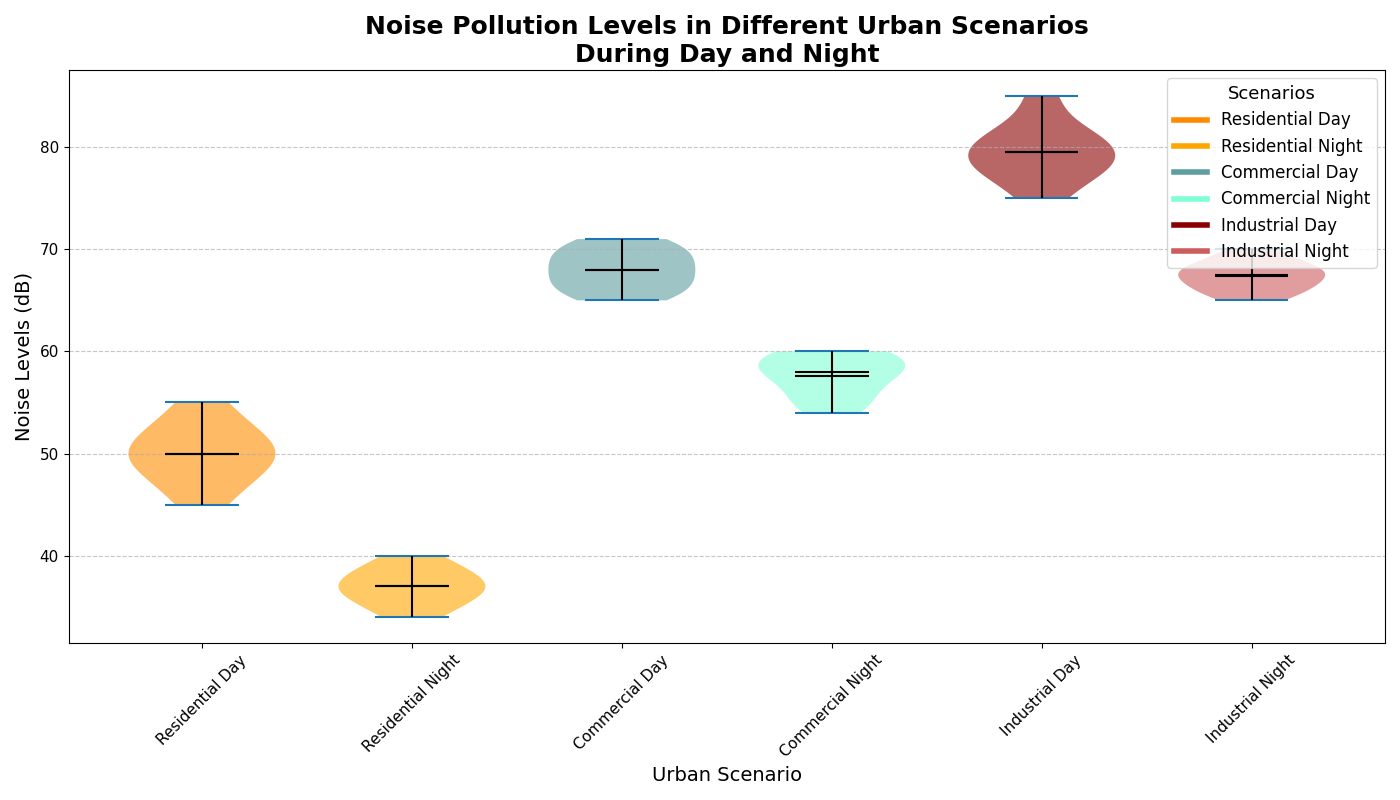

Recreate this plot in Python.
import matplotlib.pyplot as plt
import numpy as np

# Backstory: Investigating the Noise Pollution Levels in Different Urban Scenarios
# This study was conducted to analyze noise pollution levels in various urban settings such as residential, commercial, and industrial areas, 
# during both day and night times.

# Data: Average Noise Levels in Decibels (dB) for Residential, Commercial, and Industrial areas during Day and Night
residential_day = np.array([45, 50, 55, 47, 52, 53, 48, 50, 51, 49])
residential_night = np.array([35, 38, 40, 36, 39, 37, 34, 36, 38, 37])
commercial_day = np.array([65, 68, 70, 66, 69, 67, 70, 71, 68, 66])
commercial_night = np.array([55, 58, 60, 56, 59, 57, 54, 59, 60, 58])
industrial_day = np.array([75, 80, 85, 78, 82, 81, 79, 77, 80, 78])
industrial_night = np.array([65, 68, 70, 66, 69, 68, 67, 66, 68, 67])

# Aggregate data for plotting
data_violin = [residential_day, residential_night, commercial_day, commercial_night, industrial_day, industrial_night]
scenarios = ['Residential Day', 'Residential Night', 'Commercial Day', 'Commercial Night', 'Industrial Day', 'Industrial Night']

# Create figure and subplots
fig, ax = plt.subplots(figsize=(14, 8))

# Violin plot with additional enhancements
vparts = ax.violinplot(data_violin, showmedians=True, showmeans=True, showextrema=True, widths=0.7)

# Set color palette
colors = ['#FF8C00', '#FFA500', '#5F9EA0', '#7FFFD4', '#8B0000', '#CD5C5C']

# Customize violin plot appearances
for i, pc in enumerate(vparts['bodies']):
    pc.set_facecolor(colors[i])
    pc.set_alpha(0.6)
    
# Customize median, mean and quartiles
for partname in ('cbars', 'cmeans', 'cmedians'):
    vparts[partname].set_edgecolor('black')
    vparts[partname].set_linewidth(1.5)

# Title and labels
ax.set_title("Noise Pollution Levels in Different Urban Scenarios\nDuring Day and Night", fontsize=18, fontweight='bold')
ax.set_ylabel("Noise Levels (dB)", fontsize=14)
ax.set_xlabel("Urban Scenario", fontsize=14)
ax.set_xticks(np.arange(1, len(scenarios) + 1))
ax.set_xticklabels(scenarios, rotation=45, fontsize=12)

# Grid and layout adjustments
ax.yaxis.grid(True, linestyle='--', alpha=0.7)
plt.xticks(fontsize=11)
plt.yticks(fontsize=11)

# Shared legend
handles = [plt.Line2D([0], [0], color=color, lw=4) for color in colors]
plt.legend(handles, scenarios, title="Scenarios", loc='upper right', fontsize=12, title_fontsize='13')

# Automatically adjust layout to prevent overlaps
plt.tight_layout()

# Display the chart
plt.show()
